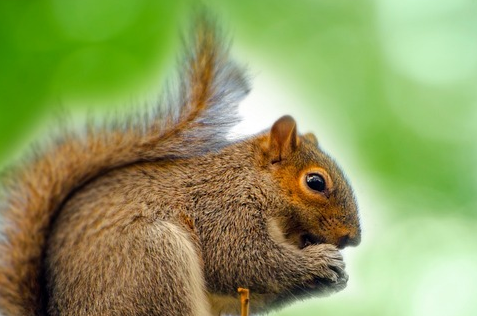
#> input picture lab1-hybrid-image/gui/res/squirrel1.png, 477 x 316 px, found by its file name
$ python fft_20230326171621.py
#> lines starting #> are read from the running program, lines starting #| are printed output that depends on the picture
import cv2
import numpy as np
from matplotlib import pyplot as plt

pairs = [
    ('res/squirrel1.png', 'res/bunny1.png'),
    ('res/cat.jpg', 'res/dog.jpg'),
    ('res/donkey1.png', 'res/zebra1.png'),
]
pair_idx = 0

ksize1, sigma1, ksize2, sigma2 = 39, 11, 21, 5
d1, d2 = 10, 10


def spatial_hybrid_image(img1, img2, ksize1, sigma1, ksize2, sigma2):
    # convert to float32
    img1_low = cv2.GaussianBlur(img1, (ksize1, ksize1), sigma1)
    img2_low = cv2.GaussianBlur(img2, (ksize2, ksize2), sigma2)
    img2_high = cv2.subtract(img2, img2_low)

    cv2.imshow('img1_low', img1_low)
    cv2.imshow('img2_high', img2_high)


def spectral_hybrid_image(image1, image2, d1, d2):
    # convert to float32
    image1 = np.float32(image1)
    image2 = np.float32(image2)

    # compute the FFT of the images
    f1 = np.fft.fft2(image1)
    f2 = np.fft.fft2(image2)

    # shift the quadrants of the Fourier image so that the origin is at the
    # image center
    f1shift = np.fft.fftshift(f1)
    f2shift = np.fft.fftshift(f2)

    # compute the magnitude and phase of the image
    magnitude1 = 20 * np.log(np.abs(f1shift))
    magnitude2 = 20 * np.log(np.abs(f2shift))

    plt.subplot(221), plt.imshow(image1, cmap='gray')
    plt.title('Input Image'), plt.xticks([]), plt.yticks([])
    plt.subplot(222), plt.imshow(magnitude1, cmap='gray')
    plt.title('Magnitude Spectrum'), plt.xticks([]), plt.yticks([])
    plt.subplot(223), plt.imshow(image2, cmap='gray')
    plt.title('Input Image'), plt.xticks([]), plt.yticks([])
    plt.subplot(224), plt.imshow(magnitude2, cmap='gray')
    plt.title('Magnitude Spectrum'), plt.xticks([]), plt.yticks([])
    plt.show()


if __name__ == '__main__':
    img1 = cv2.imread(pairs[pair_idx][0], 0)    # read as grayscale
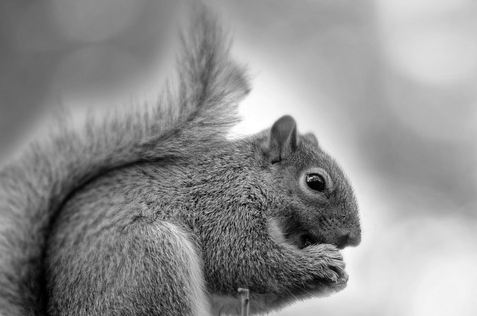
#> img1: shape (316, 477); min 0, max 255, mean 143.5
    img2 = cv2.imread(pairs[pair_idx][1], 0)
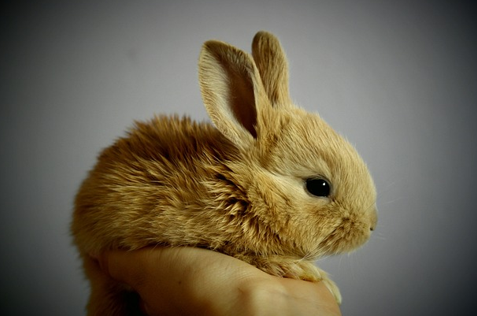
#> input picture lab1-hybrid-image/gui/res/bunny1.png, 477 x 316 px, found by its file name
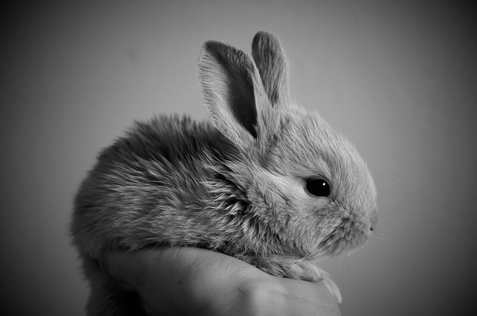
#> img2: shape (316, 477); min 0, max 235, mean 97.6

    # spatial_hybrid_image(img1, img2, ksize1, sigma1, ksize2, sigma2)
    spectral_hybrid_image(img1, img2, d1, d2)
#> in spectral_hybrid_image, `magnitude1 = 20 * np.log(np.abs(f1shift))`:
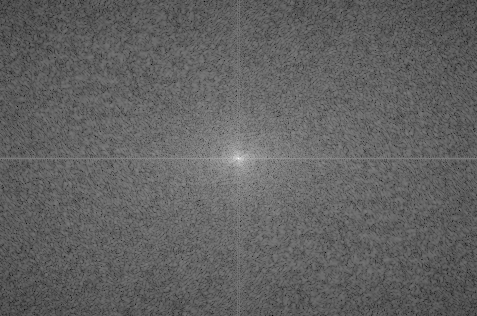
#> magnitude1: shape (316, 477) float64; min 46.29, max 337.8, mean 158.6; drawn with min black and max white
#> in spectral_hybrid_image, `magnitude2 = 20 * np.log(np.abs(f2shift))`:
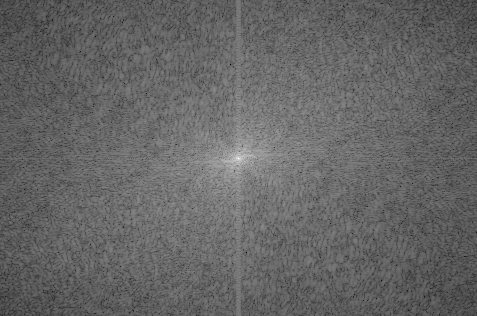
#> magnitude2: shape (316, 477) float64; min 31.28, max 330.1, mean 150.4; drawn with min black and max white
